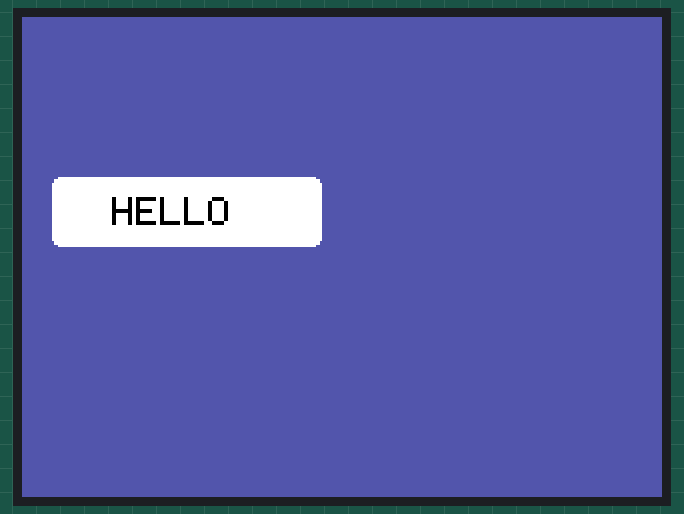
Recording of a sketch running on a simulated Arduino Uno, built with avr-gcc and run on an emulated ATmega328P. On the bench: 320×240 colour display. What the sketch prints to the serial monitor is not drawn.

Above: at 0.3 s.

The sketch:

l.ino
```cpp
#include <SPFD5408_Adafruit_GFX.h>
#include <SPFD5408_Adafruit_TFTLCD.h>
#include <SPFD5408_TouchScreen.h>

#if defined(__SAM3X8E__)
    #undef __FlashStringHelper::F(string_literal)
    #define F(string_literal) string_literal
#endif

#define YP A3  // must be an analog pin, use "An" notation!
#define XM A2  // must be an analog pin, use "An" notation!
#define YM 9   // can be a digital pin
#define XP 8   // can be a digital pin

#define TS_MINX 125
#define TS_MINY 85
#define TS_MAXX 965
#define TS_MAXY 905

TouchScreen ts = TouchScreen(XP, YP, XM, YM, 300);

#define LCD_CS A3
#define LCD_CD A2
#define LCD_WR A1
#define LCD_RD A0
// optional
#define LCD_RESET A4

// Assign human-readable names to some common 16-bit color values:
#define Black           0x0000      /*   0,   0,   0 */
#define Navy            0x000F      /*   0,   0, 128 */
#define DarkGreen       0x03E0      /*   0, 128,   0 */
#define DarkCyan        0x03EF      /*   0, 128, 128 */
#define Maroon          0x7800      /* 128,   0,   0 */
#define Purple          0x780F      /* 128,   0, 128 */
#define Olive           0x7BE0      /* 128, 128,   0 */
#define LightGrey       0xC618      /* 192, 192, 192 */
#define DarkGrey        0x7BEF      /* 128, 128, 128 */
#define Blue            0x001F      /*   0,   0, 255 */
#define Green           0x07E0      /*   0, 255,   0 */
#define Cyan            0x07FF      /*   0, 255, 255 */
#define Red             0xF800      /* 255,   0,   0 */
#define Magenta         0xF81F      /* 255,   0, 255 */
#define Yellow          0xFFE0      /* 255, 255,   0 */
#define White           0xFFFF      /* 255, 255, 255 */
#define Orange          0xFD20      /* 255, 165,   0 */
#define GreenYellow     0xAFE5      /* 173, 255,  47 */
#define Pink            0xF81F
#define lightViolet   0x52B5

Adafruit_TFTLCD tft(LCD_CS, LCD_CD, LCD_WR, LCD_RD, LCD_RESET);

#define BOXSIZE 40
#define PENRADIUS 3

void setup(void) {
  Serial.begin(9600);
  Serial.println(F("Paint!"));
  tft.reset();
  tft.begin(0x9341); // SDFP5408
  tft.setRotation(1); // Need for the Mega, please changed for your choice or rotation initial
  tft.fillScreen(lightViolet);
  tft.fillRoundRect(15,80,135,35,4,White);
  tft.setTextSize (2);
  tft.setCursor (45,90);
  tft.setTextColor(Black);
  tft.println("HELLO");
//  //TFT has 320x240 pixel
//  tft.setCursor (65,10);
//  tft.setTextSize (3);
//  tft.setTextColor(White);
//  tft.println("CPSGATEWAY");
//
//  tft.setCursor (30,35);
//  tft.setTextSize (2);
//  tft.setTextColor(White);
//  tft.println("Technologies Pvt Ltd");
// // tft.drawLine(60, 60, 80,80, Red);


}

void loop(){

}

void center( const char* text, byte textSize )
{
// if textSize(1)--> max char 53
// if textSize(2)--> max char 26
// if textSize(3)--> max char 17
// if textSize(4)--> max char 13
// if textSize(5)--> max char 10
  tft.setTextSize(textSize);
  String words=text;
  char str[50];
  int len;

  strcpy(str, text);
  len = strlen(str);
  if( textSize == 1 ){
    int x=0;
    int space= 53;
    x= ( space / 2 ) - ( len / 2 );
    //Serial.println(x);
    for(int i=0; i<=x ;i++){
      tft.print(" ");
    }
    tft.println(str);
   }

    if( textSize == 2 ){
      int x=0;
      int space= 24;
      x= ( space / 2 ) - ( len / 2 );
      //Serial.println(x);
      for(int i=0; i<=x ;i++){
        tft.print(" ");
      }
      tft.println(str);
    }

    if( textSize == 3 ){
      int x=0;
      int space= 17;
      x= ( space / 2 ) - ( len / 2 );
      //Serial.println(x);
      for(int i=0; i<=x ;i++){
        tft.print(" ");
      }
      tft.println(str);
    }

    if( textSize == 4 ){
      int x=0;
      int space= 13;
      x= ( space / 2 ) - ( len / 2 );
      //Serial.println(x);
      for(int i=0; i<=x ;i++){
        tft.print(" ");
      }
      tft.println(str);
    }

    if( textSize == 5 ){
      int x=0;
      int space= 10;
      x= ( space / 2 ) - ( len / 2 );
      //Serial.println(x);
      for(int i=0; i<=x ;i++){
        tft.print(" ");
      }
      tft.println(str);
    }

    memset(str,0,50);
}
```
